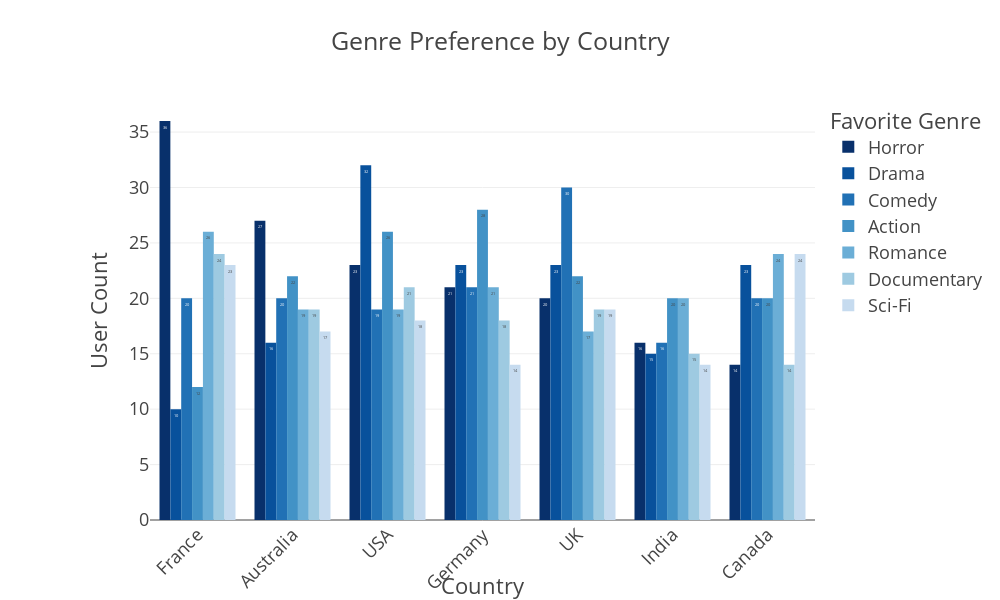

The cell this chart's notebook holds for it:
### Code cell
import os
import plotly.express as px

fig = px.bar(
    Favorite_genre_country,
    x='Country',
    y='total',
    color='Favorite_Genre',
    barmode='group',
    title='Genre Preference by Country',
    text='total',
    color_discrete_sequence=px.colors.sequential.Blues_r,
    height=600,   # increased height
    width=1000    # added width for clarity
)

fig.update_layout(
    xaxis_title="Country",
    yaxis_title="User Count",
    legend_title="Favorite Genre",
    template="presentation",
    margin=dict(l=150, r=50, t=100, b=80),  # add margin for y-axis labels and title clarity
    xaxis_tickangle=-45                       # rotate x-axis labels for readability
)

fig.update_traces(
    texttemplate='%{text:.0f}',
    textposition='inside'
)

fig.show()

fig.write_image(os.path.join(result_dir, 'Favorite_genre_by_country_Bar_chart.jpg'))
fig.write_image(os.path.join(result_dir, 'Favorite_genre_by_country_Bar_chart.png'))
fig.write_html(os.path.join(result_dir, 'Favorite_genre_by_country_Bar_chart.html'))

### Figure 1 — Plotly figure (JSON) as saved in the notebook; plotly's stock layout.template omitted (floating-point values rounded to 4 significant figures)
{"data": [{"alignmentgroup": "True", "hovertemplate": "Favorite_Genre=Horror<br>Country=%{x}<br>total=%{text}<extra></extra>", "legendgroup": "Horror", "marker": {"color": "rgb(8,48,107)", "pattern": {"shape": ""}}, "name": "Horror", "offsetgroup": "Horror", "orientation": "v", "showlegend": true, "text": [36.0, 27.0, 23.0, 21.0, 20.0, 16.0, 14.0], "textposition": "inside", "texttemplate": "%{text:.0f}", "type": "bar", "x": ["France", "Australia", "USA", "Germany", "UK", "India", "Canada"], "xaxis": "x", "y": [36, 27, 23, 21, 20, 16, 14], "yaxis": "y"}, {"alignmentgroup": "True", "hovertemplate": "Favorite_Genre=Drama<br>Country=%{x}<br>total=%{text}<extra></extra>", "legendgroup": "Drama", "marker": {"color": "rgb(8,81,156)", "pattern": {"shape": ""}}, "name": "Drama", "offsetgroup": "Drama", "orientation": "v", "showlegend": true, "text": [32.0, 23.0, 23.0, 23.0, 16.0, 15.0, 10.0], "textposition": "inside", "texttemplate": "%{text:.0f}", "type": "bar", "x": ["USA", "Germany", "UK", "Canada", "Australia", "India", "France"], "xaxis": "x", "y": [32, 23, 23, 23, 16, 15, 10], "yaxis": "y"}, {"alignmentgroup": "True", "hovertemplate": "Favorite_Genre=Comedy<br>Country=%{x}<br>total=%{text}<extra></extra>", "legendgroup": "Comedy", "marker": {"color": "rgb(33,113,181)", "pattern": {"shape": ""}}, "name": "Comedy", "offsetgroup": "Comedy", "orientation": "v", "showlegend": true, "text": [30.0, 21.0, 20.0, 20.0, 20.0, 19.0, 16.0], "textposition": "inside", "texttemplate": "%{text:.0f}", "type": "bar", "x": ["UK", "Germany", "Canada", "Australia", "France", "USA", "India"], "xaxis": "x", "y": [30, 21, 20, 20, 20, 19, 16], "yaxis": "y"}, {"alignmentgroup": "True", "hovertemplate": "Favorite_Genre=Action<br>Country=%{x}<br>total=%{text}<extra></extra>", "legendgroup": "Action", "marker": {"color": "rgb(66,146,198)", "pattern": {"shape": ""}}, "name": "Action", "offsetgroup": "Action", "orientation": "v", "showlegend": true, "text": [28.0, 26.0, 22.0, 22.0, 20.0, 20.0, 12.0], "textposition": "inside", "texttemplate": "%{text:.0f}", "type": "bar", "x": ["Germany", "USA", "UK", "Australia", "Canada", "India", "France"], "xaxis": "x", "y": [28, 26, 22, 22, 20, 20, 12], "yaxis": "y"}, {"alignmentgroup": "True", "hovertemplate": "Favorite_Genre=Romance<br>Country=%{x}<br>total=%{text}<extra></extra>", "legendgroup": "Romance", "marker": {"color": "rgb(107,174,214)", "pattern": {"shape": ""}}, "name": "Romance", "offsetgroup": "Romance", "orientation": "v", "showlegend": true, "text": [26.0, 24.0, 21.0, 20.0, 19.0, 19.0, 17.0], "textposition": "inside", "texttemplate": "%{text:.0f}", "type": "bar", "x": ["France", "Canada", "Germany", "India", "Australia", "USA", "UK"], "xaxis": "x", "y": [26, 24, 21, 20, 19, 19, 17], "yaxis": "y"}, {"alignmentgroup": "True", "hovertemplate": "Favorite_Genre=Documentary<br>Country=%{x}<br>total=%{text}<extra></extra>", "legendgroup": "Documentary", "marker": {"color": "rgb(158,202,225)", "pattern": {"shape": ""}}, "name": "Documentary", "offsetgroup": "Documentary", "orientation": "v", "showlegend": true, "text": [24.0, 21.0, 19.0, 19.0, 18.0, 15.0, 14.0], "textposition": "inside", "texttemplate": "%{text:.0f}", "type": "bar", "x": ["France", "USA", "Australia", "UK", "Germany", "India", "Canada"], "xaxis": "x", "y": [24, 21, 19, 19, 18, 15, 14], "yaxis": "y"}, {"alignmentgroup": "True", "hovertemplate": "Favorite_Genre=Sci-Fi<br>Country=%{x}<br>total=%{text}<extra></extra>", "legendgroup": "Sci-Fi", "marker": {"color": "rgb(198,219,239)", "pattern": {"shape": ""}}, "name": "Sci-Fi", "offsetgroup": "Sci-Fi", "orientation": "v", "showlegend": true, "text": [24.0, 23.0, 19.0, 18.0, 17.0, 14.0, 14.0], "textposition": "inside", "texttemplate": "%{text:.0f}", "type": "bar", "x": ["Canada", "France", "UK", "USA", "Australia", "India", "Germany"], "xaxis": "x", "y": [24, 23, 19, 18, 17, 14, 14], "yaxis": "y"}], "layout": {"barmode": "group", "height": 600, "legend": {"title": {"text": "Favorite Genre"}, "tracegroupgap": 0}, "margin": {"b": 80, "l": 150, "r": 50, "t": 100}, "title": {"text": "Genre Preference by Country"}, "width": 1000, "xaxis": {"anchor": "y", "autorange": true, "domain": [0, 1], "range": [-0.5, 6.5], "tickangle": -45, "title": {"text": "Country"}, "type": "category"}, "yaxis": {"anchor": "x", "autorange": true, "domain": [0, 1], "range": [0, 37.89], "title": {"text": "User Count"}, "type": "linear"}}}
